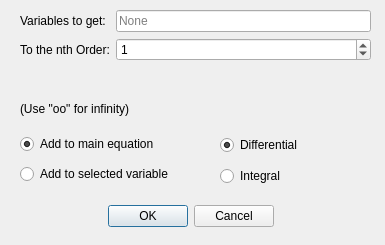
<?xml version="1.0" encoding="UTF-8"?>
<ui version="4.0">
 <class>LimitInputWindow</class>
 <widget class="QDialog" name="LimitInputWindow">
  <property name="geometry">
   <rect>
    <x>0</x>
    <y>0</y>
    <width>385</width>
    <height>245</height>
   </rect>
  </property>
  <property name="windowTitle">
   <string>Dialog</string>
  </property>
  <property name="sizeGripEnabled">
   <bool>false</bool>
  </property>
  <property name="modal">
   <bool>true</bool>
  </property>
  <widget class="QDialogButtonBox" name="buttonBox">
   <property name="geometry">
    <rect>
     <x>20</x>
     <y>200</y>
     <width>341</width>
     <height>32</height>
    </rect>
   </property>
   <property name="focusPolicy">
    <enum>Qt::TabFocus</enum>
   </property>
   <property name="orientation">
    <enum>Qt::Horizontal</enum>
   </property>
   <property name="standardButtons">
    <set>QDialogButtonBox::Cancel|QDialogButtonBox::Ok</set>
   </property>
   <property name="centerButtons">
    <bool>true</bool>
   </property>
  </widget>
  <widget class="QWidget" name="formLayoutWidget">
   <property name="geometry">
    <rect>
     <x>20</x>
     <y>10</y>
     <width>351</width>
     <height>81</height>
    </rect>
   </property>
   <layout class="QFormLayout" name="formLayout">
    <item row="0" column="0">
     <widget class="QLabel" name="label">
      <property name="text">
       <string>Variables to get:</string>
      </property>
     </widget>
    </item>
    <item row="0" column="1">
     <widget class="QLineEdit" name="var">
      <property name="text">
       <string/>
      </property>
      <property name="placeholderText">
       <string>None</string>
      </property>
     </widget>
    </item>
    <item row="1" column="0">
     <widget class="QLabel" name="label_2">
      <property name="text">
       <string>To the nth Order:</string>
      </property>
     </widget>
    </item>
    <item row="1" column="1">
     <widget class="QSpinBox" name="order">
      <property name="value">
       <number>1</number>
      </property>
     </widget>
    </item>
   </layout>
  </widget>
  <widget class="QLabel" name="label_3">
   <property name="geometry">
    <rect>
     <x>20</x>
     <y>100</y>
     <width>161</width>
     <height>18</height>
    </rect>
   </property>
   <property name="text">
    <string>(Use &quot;oo&quot; for infinity)</string>
   </property>
  </widget>
  <widget class="QWidget" name="verticalLayoutWidget">
   <property name="geometry">
    <rect>
     <x>20</x>
     <y>130</y>
     <width>176</width>
     <height>59</height>
    </rect>
   </property>
   <layout class="QVBoxLayout" name="verticalLayout">
    <item>
     <widget class="QRadioButton" name="addMainEquation">
      <property name="text">
       <string>Add to main equation</string>
      </property>
      <property name="checked">
       <bool>true</bool>
      </property>
     </widget>
    </item>
    <item>
     <widget class="QRadioButton" name="addCurVar">
      <property name="text">
       <string>Add to selected variable</string>
      </property>
     </widget>
    </item>
   </layout>
  </widget>
  <widget class="QWidget" name="verticalLayoutWidget_2">
   <property name="geometry">
    <rect>
     <x>220</x>
     <y>130</y>
     <width>151</width>
     <height>61</height>
    </rect>
   </property>
   <layout class="QVBoxLayout" name="verticalLayout_2">
    <item>
     <widget class="QRadioButton" name="doDiff">
      <property name="text">
       <string>Differential</string>
      </property>
      <property name="checked">
       <bool>true</bool>
      </property>
     </widget>
    </item>
    <item>
     <widget class="QRadioButton" name="doIntegrate">
      <property name="text">
       <string>Integral</string>
      </property>
      <property name="checked">
       <bool>false</bool>
      </property>
     </widget>
    </item>
   </layout>
  </widget>
 </widget>
 <tabstops>
  <tabstop>var</tabstop>
  <tabstop>doDiff</tabstop>
  <tabstop>doIntegrate</tabstop>
  <tabstop>addMainEquation</tabstop>
  <tabstop>addCurVar</tabstop>
  <tabstop>buttonBox</tabstop>
 </tabstops>
 <resources/>
 <connections>
  <connection>
   <sender>buttonBox</sender>
   <signal>accepted()</signal>
   <receiver>LimitInputWindow</receiver>
   <slot>accept()</slot>
   <hints>
    <hint type="sourcelabel">
     <x>238</x>
     <y>214</y>
    </hint>
    <hint type="destinationlabel">
     <x>157</x>
     <y>244</y>
    </hint>
   </hints>
  </connection>
  <connection>
   <sender>buttonBox</sender>
   <signal>rejected()</signal>
   <receiver>LimitInputWindow</receiver>
   <slot>reject()</slot>
   <hints>
    <hint type="sourcelabel">
     <x>306</x>
     <y>220</y>
    </hint>
    <hint type="destinationlabel">
     <x>286</x>
     <y>244</y>
    </hint>
   </hints>
  </connection>
 </connections>
</ui>
